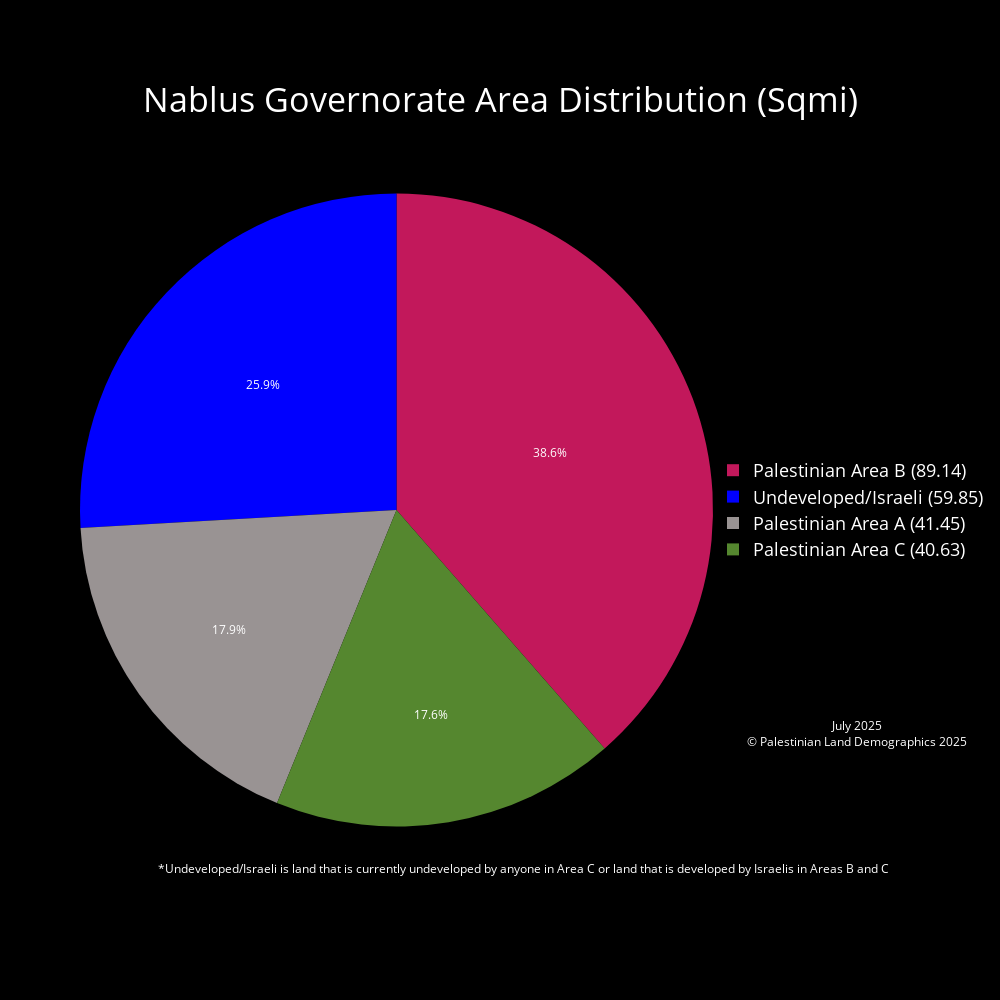

The notebook cell this image was saved under:
### Code cell
# Nablus Governorate
West_Bank_Governorates = Governorates[Governorates['Governorates_Code'] < 2000]
Nablus_gov = West_Bank_Governorates[West_Bank_Governorates['Governorates_Name'] == 'Nablus']
# Clip to Governorate
Nablus_land_mass = gpd.clip(Palestinian_Land_Mass, Nablus_gov)
# Calculate Area for clipped layer
Nablus_land_mass['Area_sqmi'] = Nablus_land_mass['geometry'].to_crs(epsg=28191).area * 3.8610215854245e-7
# Plot for Visualization
fig, ax = plt.subplots()
Nablus_gov.plot(ax = ax, facecolor = "white", edgecolor = "black", label = "Nablus Governorate")
Nablus_land_mass.plot(ax = ax, facecolor = "green", edgecolor = "green", label = "Palestinian Land Mass in Nablus")
plt.title(f"Palestinian Land Mass Nablus")
plt.xlabel('Longitude')
plt.ylabel('Latitude')
plt.show()
# Calculate the land mass in areas a, b, c etc..
# Nablus has no seam zone
Nablus_gov_area_a_area = Nablus_land_mass[Nablus_land_mass['CLASS'] == 'A']['Area_sqmi'].sum()
Nablus_gov_area_b_area = Nablus_land_mass[Nablus_land_mass['CLASS'] == 'B']['Area_sqmi'].sum()

Nablus_gov_area_c_area = Nablus_land_mass[Nablus_land_mass['CLASS'] == 'C']['Area_sqmi'].sum() # for total Palestinian land in Area C
Nablus_gov_area = Governorates[Governorates["Governorates_Name"] == "Nablus"]["Area_sqmi"].iloc[0]
print(Nablus_gov_area)
open_or_israeli_area = Nablus_gov_area - Nablus_gov_area_a_area - Nablus_gov_area_b_area - Nablus_gov_area_c_area

# declaring data from land mass calculations
data = [Nablus_gov_area_a_area, Nablus_gov_area_b_area, Nablus_gov_area_c_area, open_or_israeli_area]

# Custom color palette and labels
label_color_dict = {'Palestinian Area A' : '#999393', 'Palestinian Area B' : '#C2185B', 'Palestinian Area C' : '#55872F', 'Undeveloped/Israeli' : '#0000FF'}
labels = list(label_color_dict.keys())
palette_color = list(label_color_dict.values())
custom_labels = [f'{label} ({round(value, 2)})' for label, value in zip(labels, data)]

# Pie chart using plotly
fig = go.Figure(
    data=[
        go.Pie(
            labels=custom_labels,
            values=data,
            marker=dict(colors=palette_color)
            
        )
    ]
)

fig.update_traces(textposition='inside',       # puts text inside the pie chart
                    textinfo = 'percent',        # shows us the percent and the area in sqmi ('percent+label' to show both)
                    textfont_color='white')      # color of the labels inside the pie chart are set to white

fig.update_layout(
    paper_bgcolor='black',       # background color around the plot  
    plot_bgcolor='black',        # background color of the plot
    font_color='white',          # color of the legend and title
    title={
        'text': 'Nablus Governorate Area Distribution (Sqmi)',
        'x': 0.5,                # Middle
        'y': 0.90,                # Nearly at the top
        'xanchor': 'center',
        'yanchor': 'middle',
        'font': {'size': 34}     # Increase font size for the title
    },
    legend={
        'font': {'size': 18},     # Increase font size for the legend
        'x': 1,                   # Position legend to the right of the pie chart
        'y': 0.5,                 # Position legend in the middle
        'xanchor': 'left',
        'yanchor': 'middle'
    },
    annotations=[
        dict(
            text="*Undeveloped/Israeli is land that is currently undeveloped by anyone in Area C or land that is developed by Israelis in Areas B and C",
            x=0.7,
            y=0.05,
            showarrow=False,
            font=dict(color='white', size=12),
            xanchor='center'
        ),
        dict(
            text="July 2025<br>© Palestinian Land Demographics 2025",
            x=1.05,
            y=0.25,
            showarrow=False,
            font=dict(color='white', size=12),
            xanchor='left',
            yanchor='top'
        )
    ],
    width=1000,                  # width and height of the pie chart
    height=1000
)

fig.write_html('July2025/PieCharts_HTML/Nablus_Governorate_Area_Distribution_Pie_Chart.html')
fig.write_image('July2025/PieCharts_JPG/Nablus_Governorate_Area_Distribution_Pie_Chart.jpg')
fig.show()

### Figure 1 — Plotly figure (JSON) as saved in the notebook; plotly's stock layout.template omitted (floating-point values rounded to 4 significant figures)
{"data": [{"labels": ["Palestinian Area A (41.45)", "Palestinian Area B (89.14)", "Palestinian Area C (40.63)", "Undeveloped/Israeli (59.85)"], "marker": {"colors": ["#999393", "#C2185B", "#55872F", "#0000FF"]}, "textfont": {"color": "white"}, "textinfo": "percent", "textposition": "inside", "type": "pie", "values": [41.45, 89.14, 40.63, 59.85]}], "layout": {"annotations": [{"font": {"color": "white", "size": 12}, "showarrow": false, "text": "*Undeveloped/Israeli is land that is currently undeveloped by anyone in Area C or land that is developed by Israelis in Areas B and C", "x": 0.7, "xanchor": "center", "y": 0.05}, {"font": {"color": "white", "size": 12}, "showarrow": false, "text": "July 2025<br>© Palestinian Land Demographics 2025", "x": 1.05, "xanchor": "left", "y": 0.25, "yanchor": "top"}], "font": {"color": "white"}, "height": 1000, "legend": {"font": {"size": 18}, "x": 1, "xanchor": "left", "y": 0.5, "yanchor": "middle"}, "paper_bgcolor": "black", "plot_bgcolor": "black", "title": {"font": {"size": 34}, "text": "Nablus Governorate Area Distribution (Sqmi)", "x": 0.5, "xanchor": "center", "y": 0.9, "yanchor": "middle"}, "width": 1000}}
